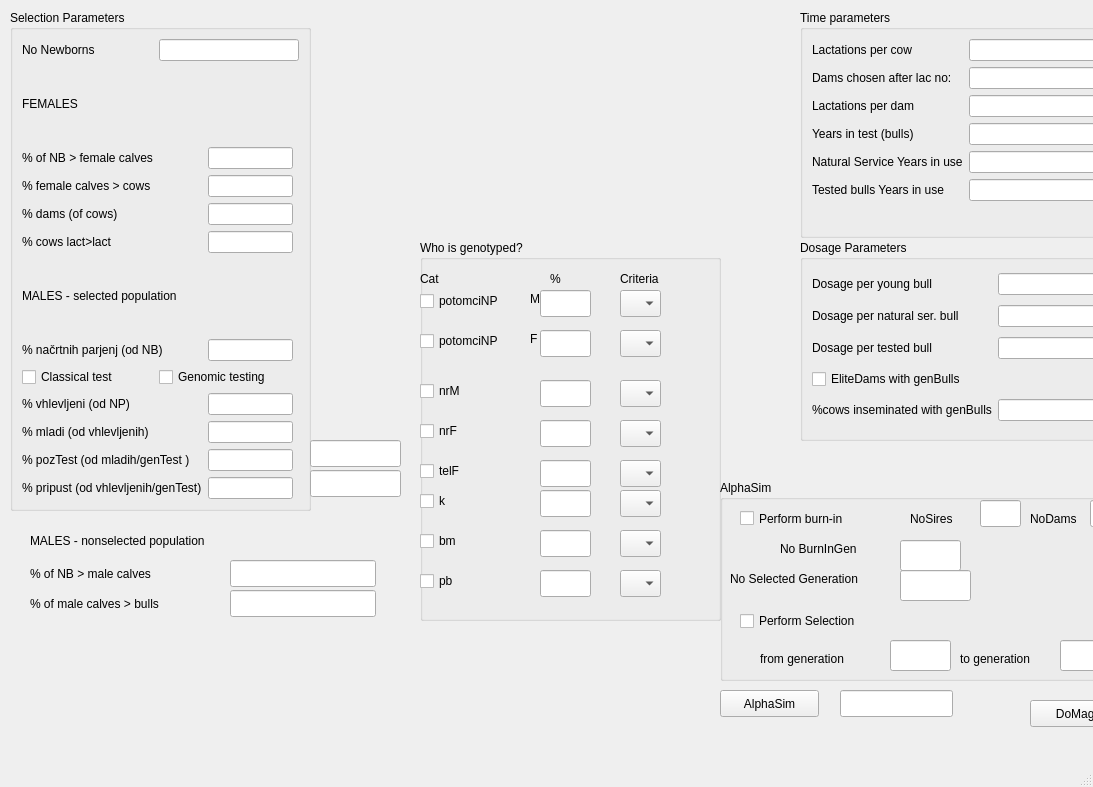
<?xml version="1.0" encoding="UTF-8"?>
<ui version="4.0">
 <class>MainWindow</class>
 <widget class="QMainWindow" name="MainWindow">
  <property name="geometry">
   <rect>
    <x>0</x>
    <y>0</y>
    <width>1093</width>
    <height>787</height>
   </rect>
  </property>
  <property name="windowTitle">
   <string>MainWindow</string>
  </property>
  <widget class="QWidget" name="centralwidget">
   <widget class="QGroupBox" name="groupBox">
    <property name="geometry">
     <rect>
      <x>10</x>
      <y>10</y>
      <width>301</width>
      <height>501</height>
     </rect>
    </property>
    <property name="title">
     <string>Selection Parameters</string>
    </property>
    <layout class="QGridLayout" name="gridLayout">
     <item row="0" column="0">
      <widget class="QLabel" name="label">
       <property name="text">
        <string>No Newborns</string>
       </property>
      </widget>
     </item>
     <item row="1" column="0">
      <widget class="QLabel" name="label_2">
       <property name="text">
        <string>FEMALES</string>
       </property>
      </widget>
     </item>
     <item row="0" column="1" colspan="3">
      <widget class="QLineEdit" name="NoNB"/>
     </item>
     <item row="19" column="0" colspan="2">
      <widget class="QLabel" name="label_11">
       <property name="text">
        <string>% pozTest (od mladih/genTest )</string>
       </property>
      </widget>
     </item>
     <item row="20" column="2">
      <widget class="QLineEdit" name="pripust1"/>
     </item>
     <item row="8" column="2">
      <widget class="QLineEdit" name="potomciNP"/>
     </item>
     <item row="16" column="2">
      <widget class="QLineEdit" name="mladi"/>
     </item>
     <item row="20" column="0" colspan="2">
      <widget class="QLabel" name="label_10">
       <property name="text">
        <string>% pripust (od vhlevljenih/genTest)</string>
       </property>
      </widget>
     </item>
     <item row="9" column="0">
      <widget class="QCheckBox" name="EBV_YN">
       <property name="text">
        <string>Classical test</string>
       </property>
      </widget>
     </item>
     <item row="8" column="0" colspan="2">
      <widget class="QLabel" name="label_7">
       <property name="text">
        <string>% načrtnih parjenj (od NB)</string>
       </property>
      </widget>
     </item>
     <item row="16" column="0" colspan="2">
      <widget class="QLabel" name="label_9">
       <property name="text">
        <string>% mladi (od vhlevljenih)</string>
       </property>
      </widget>
     </item>
     <item row="15" column="0" colspan="2">
      <widget class="QLabel" name="label_8">
       <property name="text">
        <string>% vhlevljeni (od NP)</string>
       </property>
      </widget>
     </item>
     <item row="6" column="0" colspan="4">
      <widget class="QLabel" name="label_6">
       <property name="text">
        <string>MALES - selected population</string>
       </property>
      </widget>
     </item>
     <item row="4" column="2">
      <widget class="QLineEdit" name="bm"/>
     </item>
     <item row="15" column="2">
      <widget class="QLineEdit" name="vhlevljeni"/>
     </item>
     <item row="2" column="2">
      <widget class="QLineEdit" name="telF"/>
     </item>
     <item row="3" column="0">
      <widget class="QLabel" name="label_4">
       <property name="text">
        <string>% female calves &gt; cows</string>
       </property>
      </widget>
     </item>
     <item row="2" column="0">
      <widget class="QLabel" name="label_3">
       <property name="text">
        <string>% of NB &gt; female calves</string>
       </property>
      </widget>
     </item>
     <item row="3" column="2">
      <widget class="QLineEdit" name="pt"/>
     </item>
     <item row="4" column="0">
      <widget class="QLabel" name="label_5">
       <property name="text">
        <string>% dams (of cows)</string>
       </property>
      </widget>
     </item>
     <item row="9" column="1" colspan="2">
      <widget class="QCheckBox" name="gEBV_YN">
       <property name="text">
        <string>Genomic testing</string>
       </property>
      </widget>
     </item>
     <item row="5" column="2">
      <widget class="QLineEdit" name="cowsLactLact"/>
     </item>
     <item row="5" column="0">
      <widget class="QLabel" name="label_22">
       <property name="text">
        <string>% cows lact&gt;lact</string>
       </property>
      </widget>
     </item>
     <item row="19" column="2">
      <widget class="QLineEdit" name="pb"/>
     </item>
    </layout>
   </widget>
   <widget class="QGroupBox" name="groupBox_2">
    <property name="geometry">
     <rect>
      <x>800</x>
      <y>10</y>
      <width>366</width>
      <height>228</height>
     </rect>
    </property>
    <property name="title">
     <string>Time parameters</string>
    </property>
    <layout class="QFormLayout" name="formLayout">
     <property name="fieldGrowthPolicy">
      <enum>QFormLayout::AllNonFixedFieldsGrow</enum>
     </property>
     <item row="0" column="0">
      <widget class="QLabel" name="label_15">
       <property name="text">
        <string>Lactations per cow</string>
       </property>
      </widget>
     </item>
     <item row="0" column="1">
      <widget class="QLineEdit" name="kraveUpE"/>
     </item>
     <item row="1" column="0">
      <widget class="QLabel" name="label_17">
       <property name="text">
        <string>Dams chosen after lac no:</string>
       </property>
      </widget>
     </item>
     <item row="1" column="1">
      <widget class="QLineEdit" name="bmOdbiraE"/>
     </item>
     <item row="2" column="0">
      <widget class="QLabel" name="label_20">
       <property name="text">
        <string>Lactations per dam</string>
       </property>
      </widget>
     </item>
     <item row="2" column="1">
      <widget class="QLineEdit" name="bmUpE"/>
     </item>
     <item row="3" column="0">
      <widget class="QLabel" name="label_16">
       <property name="text">
        <string>Years in test (bulls)</string>
       </property>
      </widget>
     </item>
     <item row="3" column="1">
      <widget class="QLineEdit" name="cakE"/>
     </item>
     <item row="4" column="0">
      <widget class="QLabel" name="label_18">
       <property name="text">
        <string>Natural Service Years in use</string>
       </property>
      </widget>
     </item>
     <item row="4" column="1">
      <widget class="QLineEdit" name="pripustUpE"/>
     </item>
     <item row="5" column="0">
      <widget class="QLabel" name="label_19">
       <property name="text">
        <string>Tested bulls Years in use</string>
       </property>
      </widget>
     </item>
     <item row="5" column="1">
      <widget class="QLineEdit" name="pbUpE"/>
     </item>
    </layout>
   </widget>
   <widget class="QGroupBox" name="groupBox_3">
    <property name="geometry">
     <rect>
      <x>800</x>
      <y>240</y>
      <width>365</width>
      <height>201</height>
     </rect>
    </property>
    <property name="title">
     <string>Dosage Parameters</string>
    </property>
    <layout class="QGridLayout" name="gridLayout_2">
     <item row="0" column="0">
      <widget class="QLabel" name="label_28">
       <property name="text">
        <string>Dosage per young bull</string>
       </property>
      </widget>
     </item>
     <item row="0" column="1">
      <widget class="QLineEdit" name="mladiDozE"/>
     </item>
     <item row="2" column="1">
      <widget class="QLineEdit" name="pripustDozE"/>
     </item>
     <item row="3" column="0">
      <widget class="QLabel" name="label_32">
       <property name="text">
        <string>Dosage per tested bull</string>
       </property>
      </widget>
     </item>
     <item row="3" column="1">
      <widget class="QLineEdit" name="pozitivnoTestDozE"/>
     </item>
     <item row="2" column="0">
      <widget class="QLabel" name="label_27">
       <property name="text">
        <string>Dosage per natural ser. bull</string>
       </property>
      </widget>
     </item>
     <item row="4" column="0">
      <widget class="QCheckBox" name="EliteDamsGenBulls">
       <property name="text">
        <string>EliteDams with genBulls</string>
       </property>
      </widget>
     </item>
     <item row="5" column="1">
      <widget class="QLineEdit" name="CowsGenBullsPer"/>
     </item>
     <item row="5" column="0">
      <widget class="QLabel" name="label_29">
       <property name="text">
        <string>%cows inseminated with genBulls</string>
       </property>
      </widget>
     </item>
    </layout>
   </widget>
   <widget class="QLineEdit" name="telM">
    <property name="geometry">
     <rect>
      <x>230</x>
      <y>560</y>
      <width>146</width>
      <height>27</height>
     </rect>
    </property>
   </widget>
   <widget class="QLabel" name="label_12">
    <property name="geometry">
     <rect>
      <x>30</x>
      <y>560</y>
      <width>184</width>
      <height>27</height>
     </rect>
    </property>
    <property name="text">
     <string>% of NB &gt; male calves</string>
    </property>
   </widget>
   <widget class="QLabel" name="label_13">
    <property name="geometry">
     <rect>
      <x>30</x>
      <y>590</y>
      <width>184</width>
      <height>27</height>
     </rect>
    </property>
    <property name="text">
     <string>% of male calves &gt; bulls</string>
    </property>
   </widget>
   <widget class="QLineEdit" name="bik12">
    <property name="geometry">
     <rect>
      <x>230</x>
      <y>590</y>
      <width>146</width>
      <height>27</height>
     </rect>
    </property>
   </widget>
   <widget class="QGroupBox" name="groupBox_4">
    <property name="geometry">
     <rect>
      <x>720</x>
      <y>480</y>
      <width>451</width>
      <height>201</height>
     </rect>
    </property>
    <property name="title">
     <string>AlphaSim</string>
    </property>
    <widget class="QCheckBox" name="BurnInYNE">
     <property name="geometry">
      <rect>
       <x>20</x>
       <y>30</y>
       <width>139</width>
       <height>17</height>
      </rect>
     </property>
     <property name="text">
      <string>Perform burn-in</string>
     </property>
    </widget>
    <widget class="QLineEdit" name="StBurnInGenE">
     <property name="geometry">
      <rect>
       <x>180</x>
       <y>60</y>
       <width>61</width>
       <height>31</height>
      </rect>
     </property>
    </widget>
    <widget class="QLineEdit" name="NoSelGen">
     <property name="geometry">
      <rect>
       <x>180</x>
       <y>90</y>
       <width>71</width>
       <height>31</height>
      </rect>
     </property>
    </widget>
    <widget class="QLabel" name="label_30">
     <property name="geometry">
      <rect>
       <x>40</x>
       <y>170</y>
       <width>131</width>
       <height>17</height>
      </rect>
     </property>
     <property name="text">
      <string>from generation           </string>
     </property>
    </widget>
    <widget class="QLineEdit" name="SelFromGen">
     <property name="geometry">
      <rect>
       <x>170</x>
       <y>160</y>
       <width>61</width>
       <height>31</height>
      </rect>
     </property>
    </widget>
    <widget class="QLabel" name="label_31">
     <property name="geometry">
      <rect>
       <x>240</x>
       <y>170</y>
       <width>94</width>
       <height>17</height>
      </rect>
     </property>
     <property name="text">
      <string>to generation</string>
     </property>
    </widget>
    <widget class="QLineEdit" name="SelToGen">
     <property name="geometry">
      <rect>
       <x>340</x>
       <y>160</y>
       <width>71</width>
       <height>31</height>
      </rect>
     </property>
    </widget>
    <widget class="QLabel" name="label_33">
     <property name="geometry">
      <rect>
       <x>10</x>
       <y>90</y>
       <width>171</width>
       <height>17</height>
      </rect>
     </property>
     <property name="text">
      <string>No Selected Generation</string>
     </property>
    </widget>
    <widget class="QLabel" name="label_34">
     <property name="geometry">
      <rect>
       <x>60</x>
       <y>60</y>
       <width>111</width>
       <height>17</height>
      </rect>
     </property>
     <property name="text">
      <string>No BurnInGen</string>
     </property>
    </widget>
    <widget class="QLineEdit" name="NoSires">
     <property name="geometry">
      <rect>
       <x>260</x>
       <y>20</y>
       <width>41</width>
       <height>27</height>
      </rect>
     </property>
    </widget>
    <widget class="QLineEdit" name="NoDams">
     <property name="geometry">
      <rect>
       <x>370</x>
       <y>20</y>
       <width>41</width>
       <height>27</height>
      </rect>
     </property>
    </widget>
    <widget class="QLabel" name="label_35">
     <property name="geometry">
      <rect>
       <x>310</x>
       <y>30</y>
       <width>71</width>
       <height>17</height>
      </rect>
     </property>
     <property name="text">
      <string>NoDams</string>
     </property>
    </widget>
    <widget class="QLabel" name="label_36">
     <property name="geometry">
      <rect>
       <x>190</x>
       <y>30</y>
       <width>71</width>
       <height>17</height>
      </rect>
     </property>
     <property name="text">
      <string>NoSires</string>
     </property>
    </widget>
    <widget class="QCheckBox" name="PerformSel">
     <property name="geometry">
      <rect>
       <x>20</x>
       <y>130</y>
       <width>171</width>
       <height>22</height>
      </rect>
     </property>
     <property name="text">
      <string>Perform Selection</string>
     </property>
    </widget>
   </widget>
   <widget class="QPushButton" name="DoMagic">
    <property name="geometry">
     <rect>
      <x>1030</x>
      <y>700</y>
      <width>99</width>
      <height>27</height>
     </rect>
    </property>
    <property name="text">
     <string>DoMagic</string>
    </property>
   </widget>
   <widget class="QPushButton" name="AlphaSimDir">
    <property name="geometry">
     <rect>
      <x>720</x>
      <y>690</y>
      <width>99</width>
      <height>27</height>
     </rect>
    </property>
    <property name="text">
     <string>AlphaSim</string>
    </property>
   </widget>
   <widget class="QLineEdit" name="AlphaSimDirShow">
    <property name="geometry">
     <rect>
      <x>840</x>
      <y>690</y>
      <width>113</width>
      <height>27</height>
     </rect>
    </property>
   </widget>
   <widget class="QLabel" name="label_14">
    <property name="geometry">
     <rect>
      <x>30</x>
      <y>530</y>
      <width>330</width>
      <height>21</height>
     </rect>
    </property>
    <property name="text">
     <string>MALES - nonselected population</string>
    </property>
   </widget>
   <widget class="QLineEdit" name="genpb">
    <property name="geometry">
     <rect>
      <x>310</x>
      <y>440</y>
      <width>91</width>
      <height>27</height>
     </rect>
    </property>
   </widget>
   <widget class="QLineEdit" name="genpripust1">
    <property name="geometry">
     <rect>
      <x>310</x>
      <y>470</y>
      <width>91</width>
      <height>27</height>
     </rect>
    </property>
   </widget>
   <widget class="QGroupBox" name="GenotypedInd">
    <property name="geometry">
     <rect>
      <x>420</x>
      <y>240</y>
      <width>301</width>
      <height>381</height>
     </rect>
    </property>
    <property name="title">
     <string>Who is genotyped?</string>
    </property>
    <widget class="QCheckBox" name="telF_gen">
     <property name="geometry">
      <rect>
       <x>0</x>
       <y>220</y>
       <width>111</width>
       <height>22</height>
      </rect>
     </property>
     <property name="text">
      <string>telF</string>
     </property>
    </widget>
    <widget class="QCheckBox" name="nrF_gen">
     <property name="geometry">
      <rect>
       <x>0</x>
       <y>180</y>
       <width>111</width>
       <height>22</height>
      </rect>
     </property>
     <property name="text">
      <string>nrF</string>
     </property>
    </widget>
    <widget class="QCheckBox" name="k_gen">
     <property name="geometry">
      <rect>
       <x>0</x>
       <y>250</y>
       <width>111</width>
       <height>22</height>
      </rect>
     </property>
     <property name="text">
      <string>k</string>
     </property>
    </widget>
    <widget class="QCheckBox" name="nrM_gen">
     <property name="geometry">
      <rect>
       <x>0</x>
       <y>140</y>
       <width>111</width>
       <height>22</height>
      </rect>
     </property>
     <property name="text">
      <string>nrM</string>
     </property>
    </widget>
    <widget class="QCheckBox" name="potomciNP_M_gen">
     <property name="geometry">
      <rect>
       <x>0</x>
       <y>50</y>
       <width>121</width>
       <height>22</height>
      </rect>
     </property>
     <property name="text">
      <string>potomciNP</string>
     </property>
    </widget>
    <widget class="QCheckBox" name="bm_gen">
     <property name="geometry">
      <rect>
       <x>0</x>
       <y>290</y>
       <width>111</width>
       <height>22</height>
      </rect>
     </property>
     <property name="text">
      <string>bm</string>
     </property>
    </widget>
    <widget class="QCheckBox" name="pb_gen">
     <property name="geometry">
      <rect>
       <x>0</x>
       <y>330</y>
       <width>111</width>
       <height>22</height>
      </rect>
     </property>
     <property name="text">
      <string>pb</string>
     </property>
    </widget>
    <widget class="QLineEdit" name="potomciNP_M_genP">
     <property name="geometry">
      <rect>
       <x>120</x>
       <y>50</y>
       <width>51</width>
       <height>27</height>
      </rect>
     </property>
    </widget>
    <widget class="QLineEdit" name="nrM_genP">
     <property name="geometry">
      <rect>
       <x>120</x>
       <y>140</y>
       <width>51</width>
       <height>27</height>
      </rect>
     </property>
    </widget>
    <widget class="QLineEdit" name="nrF_genP">
     <property name="geometry">
      <rect>
       <x>120</x>
       <y>180</y>
       <width>51</width>
       <height>27</height>
      </rect>
     </property>
    </widget>
    <widget class="QLineEdit" name="telF_genP">
     <property name="geometry">
      <rect>
       <x>120</x>
       <y>220</y>
       <width>51</width>
       <height>27</height>
      </rect>
     </property>
    </widget>
    <widget class="QLineEdit" name="k_genP">
     <property name="geometry">
      <rect>
       <x>120</x>
       <y>250</y>
       <width>51</width>
       <height>27</height>
      </rect>
     </property>
    </widget>
    <widget class="QLineEdit" name="bm_genP">
     <property name="geometry">
      <rect>
       <x>120</x>
       <y>290</y>
       <width>51</width>
       <height>27</height>
      </rect>
     </property>
    </widget>
    <widget class="QLineEdit" name="pb_genP">
     <property name="geometry">
      <rect>
       <x>120</x>
       <y>330</y>
       <width>51</width>
       <height>27</height>
      </rect>
     </property>
    </widget>
    <widget class="QLabel" name="label_21">
     <property name="geometry">
      <rect>
       <x>130</x>
       <y>30</y>
       <width>68</width>
       <height>17</height>
      </rect>
     </property>
     <property name="text">
      <string>%</string>
     </property>
    </widget>
    <widget class="QLabel" name="label_23">
     <property name="geometry">
      <rect>
       <x>0</x>
       <y>30</y>
       <width>68</width>
       <height>17</height>
      </rect>
     </property>
     <property name="text">
      <string>Cat</string>
     </property>
    </widget>
    <widget class="QComboBox" name="potomciNP_M_genC">
     <property name="geometry">
      <rect>
       <x>200</x>
       <y>50</y>
       <width>41</width>
       <height>27</height>
      </rect>
     </property>
    </widget>
    <widget class="QComboBox" name="nrM_genC">
     <property name="geometry">
      <rect>
       <x>200</x>
       <y>140</y>
       <width>41</width>
       <height>27</height>
      </rect>
     </property>
    </widget>
    <widget class="QComboBox" name="nrF_genC">
     <property name="geometry">
      <rect>
       <x>200</x>
       <y>180</y>
       <width>41</width>
       <height>27</height>
      </rect>
     </property>
    </widget>
    <widget class="QComboBox" name="telF_genC">
     <property name="geometry">
      <rect>
       <x>200</x>
       <y>220</y>
       <width>41</width>
       <height>27</height>
      </rect>
     </property>
    </widget>
    <widget class="QComboBox" name="k_genC">
     <property name="geometry">
      <rect>
       <x>200</x>
       <y>250</y>
       <width>41</width>
       <height>27</height>
      </rect>
     </property>
    </widget>
    <widget class="QComboBox" name="bm_genC">
     <property name="geometry">
      <rect>
       <x>200</x>
       <y>290</y>
       <width>41</width>
       <height>27</height>
      </rect>
     </property>
    </widget>
    <widget class="QComboBox" name="pb_genC">
     <property name="geometry">
      <rect>
       <x>200</x>
       <y>330</y>
       <width>41</width>
       <height>27</height>
      </rect>
     </property>
    </widget>
    <widget class="QLabel" name="label_25">
     <property name="geometry">
      <rect>
       <x>200</x>
       <y>30</y>
       <width>51</width>
       <height>17</height>
      </rect>
     </property>
     <property name="text">
      <string>Criteria</string>
     </property>
    </widget>
    <widget class="QComboBox" name="potomciNP_F_genC">
     <property name="geometry">
      <rect>
       <x>200</x>
       <y>90</y>
       <width>41</width>
       <height>27</height>
      </rect>
     </property>
    </widget>
    <widget class="QCheckBox" name="potomciNP_F_gen">
     <property name="geometry">
      <rect>
       <x>0</x>
       <y>90</y>
       <width>121</width>
       <height>22</height>
      </rect>
     </property>
     <property name="text">
      <string>potomciNP</string>
     </property>
    </widget>
    <widget class="QLineEdit" name="potomciNP_F_genP">
     <property name="geometry">
      <rect>
       <x>120</x>
       <y>90</y>
       <width>51</width>
       <height>27</height>
      </rect>
     </property>
    </widget>
    <widget class="QLabel" name="label_24">
     <property name="geometry">
      <rect>
       <x>110</x>
       <y>50</y>
       <width>16</width>
       <height>17</height>
      </rect>
     </property>
     <property name="text">
      <string>M</string>
     </property>
    </widget>
    <widget class="QLabel" name="label_26">
     <property name="geometry">
      <rect>
       <x>110</x>
       <y>90</y>
       <width>16</width>
       <height>17</height>
      </rect>
     </property>
     <property name="text">
      <string>F</string>
     </property>
    </widget>
   </widget>
  </widget>
  <widget class="QMenuBar" name="menubar">
   <property name="geometry">
    <rect>
     <x>0</x>
     <y>0</y>
     <width>1093</width>
     <height>25</height>
    </rect>
   </property>
  </widget>
  <widget class="QStatusBar" name="statusbar"/>
 </widget>
 <resources/>
 <connections/>
</ui>
